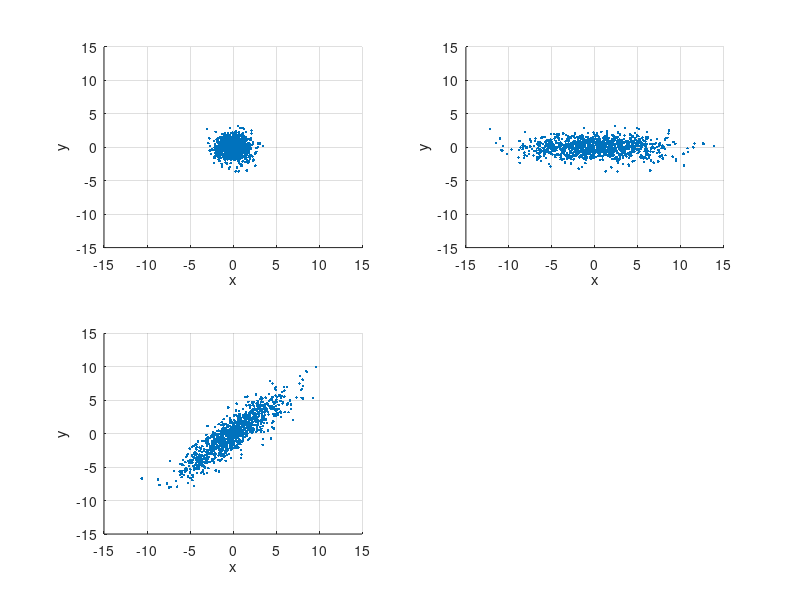

Write the MATLAB code that produced this figure.
clear all;
close all;

N = 1000;
x = randn(2,N);
S = [4 0;0 1];
y = S*x;
theta = pi/4;
R = [cos(theta) -sin(theta);sin(theta) cos(theta)];
z = R*y;

mx = mean(x,2);
Cx = (x-mx)*(x-mx)'/N;
my = mean(x,2);
Cy = (y-my)*(y-my)'/N;
mz = mean(z,2);
Cz = (z-mz)*(z-mz)'/N;


figure(1);
subplot(2,2,1);
axis([-15 15 -15 15]); hold on;
plot(x(1,:),x(2,:),'.');
xlabel('x');
ylabel('y');
grid on;
subplot(2,2,2);
axis([-15 15 -15 15]); hold on;
plot(y(1,:),y(2,:),'.');
xlabel('x');
ylabel('y');
grid on;
subplot(2,2,3);
axis([-15 15 -15 15]); hold on;
plot(z(1,:),z(2,:),'.');
xlabel('x');
ylabel('y');
grid on;
